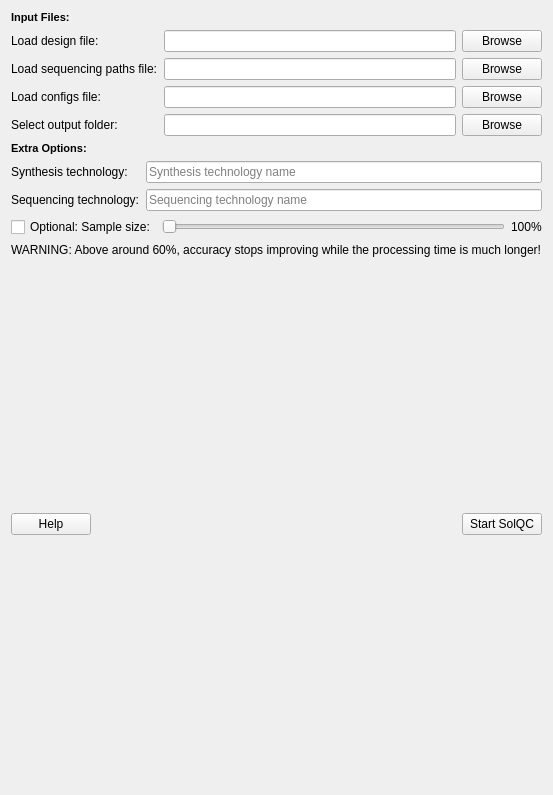
        <widget class="QWidget" name="sol_QC_tab">
         <attribute name="title">
          <string>SOLQC</string>
         </attribute>
         <layout class="QGridLayout" name="gridLayout_3">
          <item row="0" column="0" colspan="2">
           <layout class="QHBoxLayout" name="horizontalLayout_3">
            <item>
             <widget class="QLabel" name="label_4">
              <property name="font">
               <font>
                <pointsize>8</pointsize>
                <weight>75</weight>
                <bold>true</bold>
               </font>
              </property>
              <property name="text">
               <string>Input Files:</string>
              </property>
             </widget>
            </item>
           </layout>
          </item>
          <item row="1" column="0" colspan="2">
           <layout class="QGridLayout" name="file_paths">
            <item row="1" column="0">
             <widget class="QLabel" name="sequencing_file_path_label">
              <property name="text">
               <string>Load sequencing paths file:</string>
              </property>
             </widget>
            </item>
            <item row="3" column="1">
             <widget class="QLineEdit" name="output_file_path_line_edit"/>
            </item>
            <item row="2" column="1">
             <widget class="QLineEdit" name="config_file_path_line_edit"/>
            </item>
            <item row="0" column="0">
             <widget class="QLabel" name="design_file_path_label">
              <property name="text">
               <string>Load design file:</string>
              </property>
             </widget>
            </item>
            <item row="3" column="2">
             <widget class="QPushButton" name="output_file_path_button">
              <property name="text">
               <string>Browse</string>
              </property>
             </widget>
            </item>
            <item row="1" column="1">
             <widget class="QLineEdit" name="sequencing_file_path_line_edit"/>
            </item>
            <item row="3" column="0">
             <widget class="QLabel" name="output_file_path_label">
              <property name="text">
               <string>Select output folder:</string>
              </property>
             </widget>
            </item>
            <item row="0" column="1">
             <widget class="QLineEdit" name="design_file_path_line_edit"/>
            </item>
            <item row="2" column="0">
             <widget class="QLabel" name="config_file_path_label">
              <property name="text">
               <string>Load configs file:</string>
              </property>
             </widget>
            </item>
            <item row="1" column="2">
             <widget class="QPushButton" name="sequencing_file_path_button">
              <property name="text">
               <string>Browse</string>
              </property>
             </widget>
            </item>
            <item row="0" column="2">
             <widget class="QPushButton" name="design_file_path_button">
              <property name="text">
               <string>Browse</string>
              </property>
             </widget>
            </item>
            <item row="2" column="2">
             <widget class="QPushButton" name="config_file_path_button">
              <property name="text">
               <string>Browse</string>
              </property>
             </widget>
            </item>
           </layout>
          </item>
          <item row="2" column="0">
           <layout class="QHBoxLayout" name="horizontalLayout_6">
            <item>
             <widget class="QLabel" name="label_5">
              <property name="font">
               <font>
                <pointsize>8</pointsize>
                <weight>75</weight>
                <bold>true</bold>
               </font>
              </property>
              <property name="text">
               <string>Extra Options:</string>
              </property>
             </widget>
            </item>
           </layout>
          </item>
          <item row="3" column="0" colspan="2">
           <layout class="QGridLayout" name="tech_names_grid">
            <item row="0" column="1">
             <widget class="QLineEdit" name="synth_tech_line_edit">
              <property name="text">
               <string/>
              </property>
              <property name="placeholderText">
               <string>Synthesis technology name</string>
              </property>
             </widget>
            </item>
            <item row="1" column="1">
             <widget class="QLineEdit" name="seq_tech_line_edit">
              <property name="placeholderText">
               <string>Sequencing technology name</string>
              </property>
             </widget>
            </item>
            <item row="1" column="0">
             <widget class="QLabel" name="seq_tech_label">
              <property name="text">
               <string>Sequencing technology:</string>
              </property>
             </widget>
            </item>
            <item row="0" column="0">
             <widget class="QLabel" name="synth_tech_label">
              <property name="text">
               <string>Synthesis technology:</string>
              </property>
             </widget>
            </item>
           </layout>
          </item>
          <item row="4" column="0" colspan="2">
           <layout class="QGridLayout" name="sample_size_grid">
            <item row="0" column="1">
             <widget class="QSlider" name="sample_size_slider">
              <property name="orientation">
               <enum>Qt::Horizontal</enum>
              </property>
             </widget>
            </item>
            <item row="0" column="0">
             <widget class="QCheckBox" name="sample_size_check_box">
              <property name="toolTip">
               <string/>
              </property>
              <property name="toolTipDuration">
               <number>-1</number>
              </property>
              <property name="text">
               <string>Optional: Sample size:</string>
              </property>
              <property name="checked">
               <bool>false</bool>
              </property>
             </widget>
            </item>
            <item row="0" column="2">
             <widget class="QLabel" name="sample_size_label">
              <property name="text">
               <string>100%</string>
              </property>
             </widget>
            </item>
           </layout>
          </item>
          <item row="5" column="0" colspan="2">
           <layout class="QHBoxLayout" name="horizontalLayout_7">
            <item>
             <widget class="QLabel" name="sample_size_warning_label">
              <property name="text">
               <string>WARNING: Above around 60%, accuracy stops improving while the processing time is much longer!</string>
              </property>
             </widget>
            </item>
           </layout>
          </item>
          <item row="6" column="1">
           <spacer name="verticalSpacer_4">
            <property name="orientation">
             <enum>Qt::Vertical</enum>
            </property>
            <property name="sizeHint" stdset="0">
             <size>
              <width>20</width>
              <height>250</height>
             </size>
            </property>
           </spacer>
          </item>
          <item row="7" column="0" colspan="2">
           <layout class="QHBoxLayout" name="start_button_grid">
            <item>
             <widget class="QPushButton" name="solqc_help_button">
              <property name="text">
               <string>Help</string>
              </property>
             </widget>
            </item>
            <item>
             <spacer name="horizontalSpacer_7">
              <property name="orientation">
               <enum>Qt::Horizontal</enum>
              </property>
              <property name="sizeHint" stdset="0">
               <size>
                <width>40</width>
                <height>20</height>
               </size>
              </property>
             </spacer>
            </item>
            <item>
             <widget class="QPushButton" name="start_solqc_button">
              <property name="text">
               <string>Start SolQC</string>
              </property>
             </widget>
            </item>
           </layout>
          </item>
          <item row="8" column="0">
           <spacer name="verticalSpacer">
            <property name="orientation">
             <enum>Qt::Vertical</enum>
            </property>
            <property name="sizeHint" stdset="0">
             <size>
              <width>20</width>
              <height>249</height>
             </size>
            </property>
           </spacer>
          </item>
         </layout>
        </widget>
